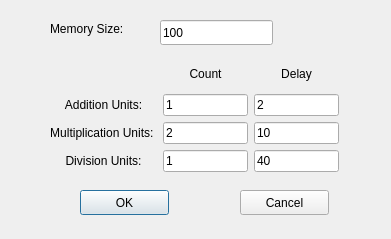
<?xml version="1.0" encoding="UTF-8"?>
<ui version="4.0">
 <class>SettingDialog</class>
 <widget class="QDialog" name="SettingDialog">
  <property name="geometry">
   <rect>
    <x>0</x>
    <y>0</y>
    <width>391</width>
    <height>239</height>
   </rect>
  </property>
  <property name="windowTitle">
   <string>Setting</string>
  </property>
  <property name="modal">
   <bool>true</bool>
  </property>
  <widget class="QLabel" name="label">
   <property name="geometry">
    <rect>
     <x>50</x>
     <y>20</y>
     <width>101</width>
     <height>17</height>
    </rect>
   </property>
   <property name="text">
    <string>Memory Size: </string>
   </property>
  </widget>
  <widget class="QPushButton" name="btn_ok">
   <property name="geometry">
    <rect>
     <x>80</x>
     <y>190</y>
     <width>89</width>
     <height>25</height>
    </rect>
   </property>
   <property name="text">
    <string>OK</string>
   </property>
  </widget>
  <widget class="QLineEdit" name="edit_mem_size">
   <property name="geometry">
    <rect>
     <x>160</x>
     <y>20</y>
     <width>113</width>
     <height>25</height>
    </rect>
   </property>
   <property name="text">
    <string>100</string>
   </property>
  </widget>
  <widget class="QPushButton" name="btn_cancel">
   <property name="geometry">
    <rect>
     <x>240</x>
     <y>190</y>
     <width>89</width>
     <height>25</height>
    </rect>
   </property>
   <property name="text">
    <string>Cancel</string>
   </property>
  </widget>
  <widget class="QWidget" name="gridLayoutWidget">
   <property name="geometry">
    <rect>
     <x>50</x>
     <y>60</y>
     <width>289</width>
     <height>112</height>
    </rect>
   </property>
   <layout class="QGridLayout" name="gridLayout">
    <item row="2" column="1">
     <widget class="QLineEdit" name="edit_add_count">
      <property name="text">
       <string>1</string>
      </property>
     </widget>
    </item>
    <item row="4" column="0">
     <widget class="QLabel" name="label_2">
      <property name="text">
       <string>Division Units:</string>
      </property>
      <property name="alignment">
       <set>Qt::AlignCenter</set>
      </property>
     </widget>
    </item>
    <item row="3" column="0">
     <widget class="QLabel" name="label_5">
      <property name="text">
       <string>Multiplication Units: </string>
      </property>
      <property name="alignment">
       <set>Qt::AlignCenter</set>
      </property>
     </widget>
    </item>
    <item row="3" column="1">
     <widget class="QLineEdit" name="edit_mul_count">
      <property name="text">
       <string>2</string>
      </property>
     </widget>
    </item>
    <item row="2" column="0">
     <widget class="QLabel" name="label_4">
      <property name="text">
       <string>Addition Units:</string>
      </property>
      <property name="alignment">
       <set>Qt::AlignCenter</set>
      </property>
     </widget>
    </item>
    <item row="4" column="1">
     <widget class="QLineEdit" name="edit_div_count">
      <property name="text">
       <string>1</string>
      </property>
     </widget>
    </item>
    <item row="2" column="2">
     <widget class="QLineEdit" name="edit_add_delay">
      <property name="text">
       <string>2</string>
      </property>
     </widget>
    </item>
    <item row="3" column="2">
     <widget class="QLineEdit" name="edit_mul_delay">
      <property name="text">
       <string>10</string>
      </property>
     </widget>
    </item>
    <item row="4" column="2">
     <widget class="QLineEdit" name="edit_div_delay">
      <property name="text">
       <string>40</string>
      </property>
     </widget>
    </item>
    <item row="1" column="1">
     <widget class="QLabel" name="label_6">
      <property name="text">
       <string>Count</string>
      </property>
      <property name="alignment">
       <set>Qt::AlignCenter</set>
      </property>
     </widget>
    </item>
    <item row="1" column="2">
     <widget class="QLabel" name="label_7">
      <property name="text">
       <string>Delay</string>
      </property>
      <property name="alignment">
       <set>Qt::AlignCenter</set>
      </property>
     </widget>
    </item>
   </layout>
  </widget>
 </widget>
 <resources/>
 <connections/>
</ui>
